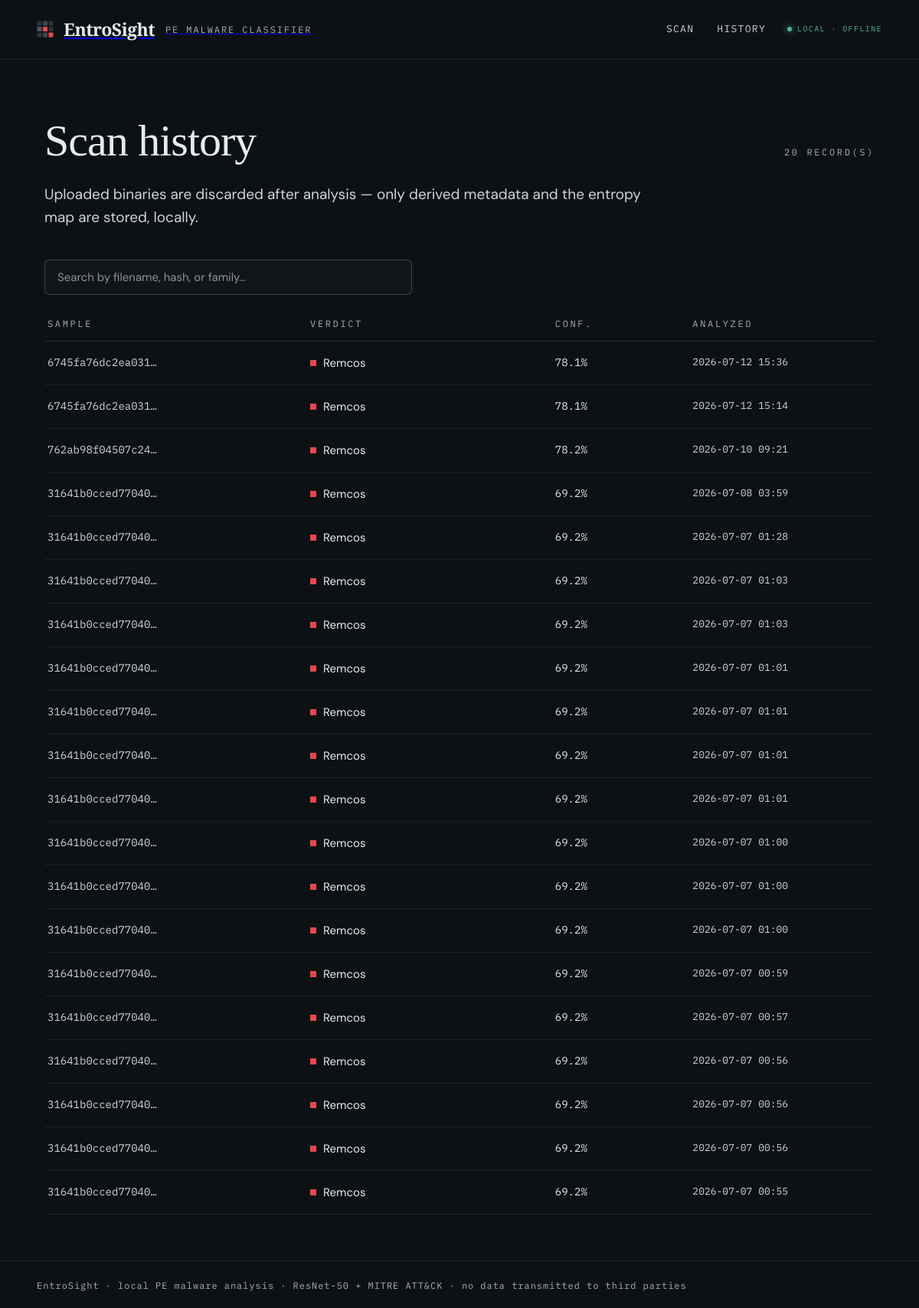
Before: /history with the older database file.
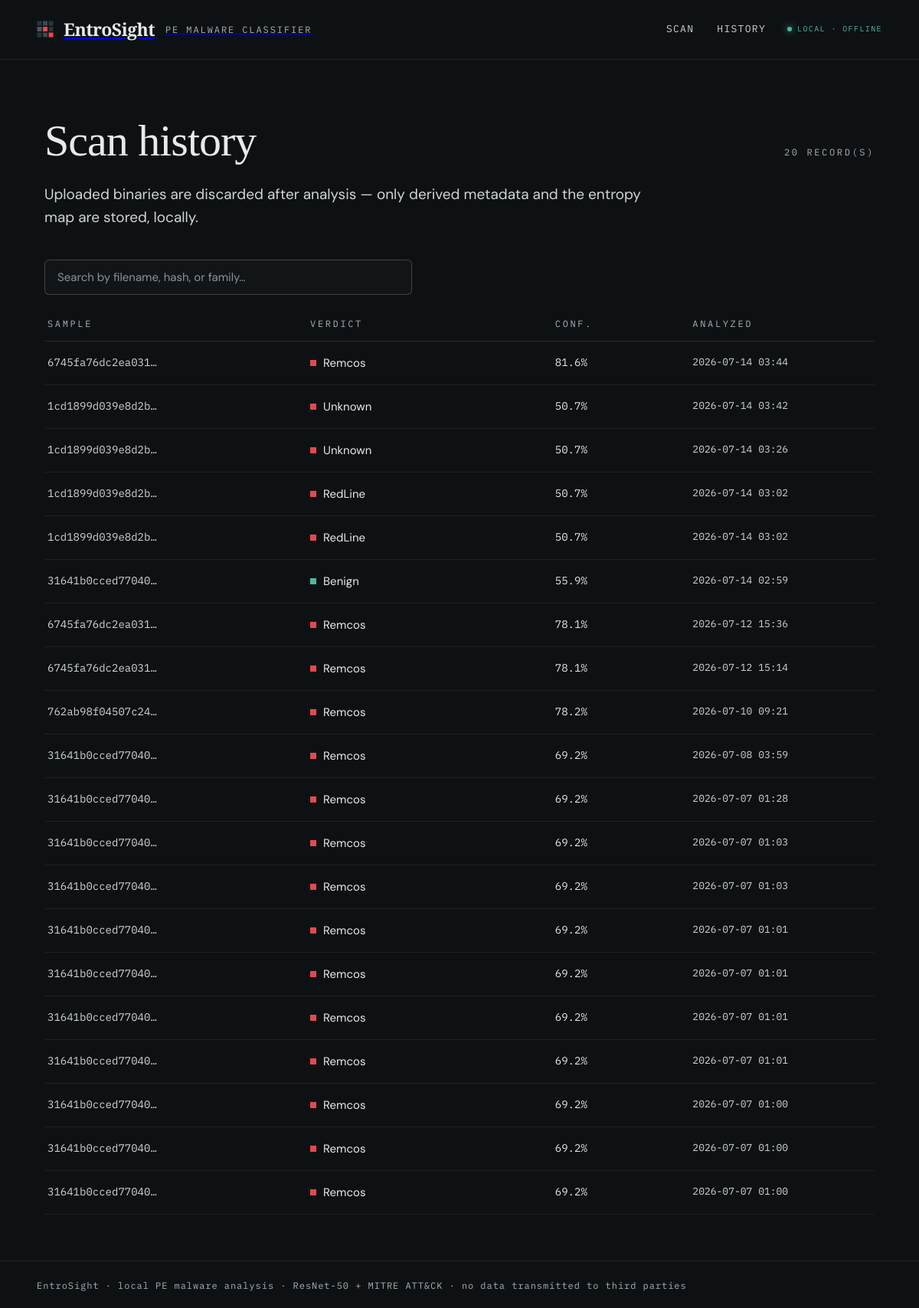
After: the same page with the newer database file.
### tables this page shows
CREATE TABLE scan_results (
    id INTEGER PRIMARY KEY AUTOINCREMENT,
    sha256 TEXT NOT NULL,
    filename TEXT NOT NULL,
    predicted_label TEXT NOT NULL,
    confidence REAL NOT NULL,
    explanation TEXT NOT NULL,
    heatmap_path TEXT NOT NULL,
    timestamp DATETIME DEFAULT CURRENT_TIMESTAMP,
    total_time_ms REAL NOT NULL
);

### app/main.py (the view)
@app.get("/history", response_class=HTMLResponse)
async def history_page(request: Request):
    db: ScanHistoryDB = request.app.state.components.db
    recent_scans = await db.list_recent(limit=20)
    return templates.TemplateResponse(
        request, "history.html", {"isHistory": True, "scans": recent_scans}
    )

### app/templates/history.html (shortened to what this page needs)
{% extends "base.html" %}
{% block content %}
<section aria-labelledby="history-heading">
  <div class="history-head">
    <h1 id="history-heading" class="history-title">Scan history</h1>
    <span class="eyebrow">{{ scans | length }} record(s)</span>
  </div>
  <p class="lead">
    Uploaded binaries are discarded after analysis — only derived metadata and
    the entropy map are stored, locally.
  </p>
  <div class="history-search">
    <input
      type="search"
      id="history-search-input"
      name="q"
      class="history-search__input"
      placeholder="Search by filename, hash, or family…"
      aria-label="Search scan history by filename, SHA-256 hash, or predicted label"
      hx-get="/api/history/search"
      hx-trigger="input changed delay:300ms, search"
      hx-target="#history-results"
      hx-swap="innerHTML"
    />
  </div>
  <div id="history-results">
    {% include "partials/history_rows.html" %}
  </div>
</section>
{% endblock %}

### app/templates/partials/history_rows.html
{% if scans %}
<div role="table" aria-label="Recent scans">
  <div class="history-table__head" role="row">
    <span class="eyebrow" role="columnheader">Sample</span>
    <span class="eyebrow" role="columnheader">Verdict</span>
    <span class="eyebrow" role="columnheader">Conf.</span>
    <span class="eyebrow" role="columnheader">Analyzed</span>
  </div>
  {% for scan in scans %}
  {% set is_benign = (scan.predicted_label | lower) == "benign" %}
  <a
    class="history-row"
    href="/scan/{{ scan.scan_id if scan.scan_id is defined else scan.id }}"
    role="row"
    aria-label="Scan of {{ scan.filename }} — {{ scan.predicted_label }}, {{ (scan.confidence * 100) | round(1) }}% confidence"
  >
    <span class="history-hash" role="cell">{{ (scan.sha256 or "")[:16] }}…</span>
    <span class="history-verdict" role="cell">
      <span
        class="history-verdict__dot"
        style="background: {% if is_benign %}var(--success){% else %}var(--accent){% endif %}"
        aria-hidden="true"
      ></span>
      <span class="history-verdict__label">{{ scan.predicted_label }}</span>
    </span>
    <span class="history-conf" role="cell">{{ (scan.confidence * 100) | round(1) }}%</span>
    <span class="history-time" role="cell">
      {{ scan.timestamp.strftime("%Y-%m-%d %H:%M") if scan.timestamp else "—" }}
    </span>
  </a>
  {% endfor %}
</div>
{% else %}
<div class="history-empty">
  <p class="history-empty__msg">No scans found.</p>
  <a href="/" class="btn btn--primary" aria-label="Analyze a file">Analyze a file</a>
</div>
{% endif %}

Changed rows visible on the page:
no longer on this page (row unchanged): scan_results: sha256 "31641b0cced77040", predicted_label "Remcos", (scan.confidence*100)|round(1) "69.2", timestamp "2026-07-07 00:59"
no longer on this page (row unchanged): scan_results: sha256 "31641b0cced77040", predicted_label "Remcos", (scan.confidence*100)|round(1) "69.2", timestamp "2026-07-07 00:57"
no longer on this page (row unchanged): scan_results: sha256 "31641b0cced77040", predicted_label "Remcos", (scan.confidence*100)|round(1) "69.2", timestamp "2026-07-07 00:56"
no longer on this page (row unchanged): scan_results: sha256 "31641b0cced77040", predicted_label "Remcos", (scan.confidence*100)|round(1) "69.2", timestamp "2026-07-07 00:56"
no longer on this page (row unchanged): scan_results: sha256 "31641b0cced77040", predicted_label "Remcos", (scan.confidence*100)|round(1) "69.2", timestamp "2026-07-07 00:56"
no longer on this page (row unchanged): scan_results: sha256 "31641b0cced77040", predicted_label "Remcos", (scan.confidence*100)|round(1) "69.2", timestamp "2026-07-07 00:55"
added scan_results: sha256 "6745fa76dc2ea031", predicted_label "Remcos", (scan.confidence*100)|round(1) "81.6", timestamp "2026-07-14 03:44"
added scan_results: sha256 "1cd1899d039e8d2b", predicted_label "Unknown", (scan.confidence*100)|round(1) "50.7", timestamp "2026-07-14 03:42"
added scan_results: sha256 "1cd1899d039e8d2b", predicted_label "Unknown", (scan.confidence*100)|round(1) "50.7", timestamp "2026-07-14 03:26"
added scan_results: sha256 "1cd1899d039e8d2b", predicted_label "RedLine", (scan.confidence*100)|round(1) "50.7", timestamp "2026-07-14 03:02"
added scan_results: sha256 "1cd1899d039e8d2b", predicted_label "RedLine", (scan.confidence*100)|round(1) "50.7", timestamp "2026-07-14 03:02"
added scan_results: sha256 "31641b0cced77040", predicted_label "Benign", (scan.confidence*100)|round(1) "55.9", timestamp "2026-07-14 02:59"
